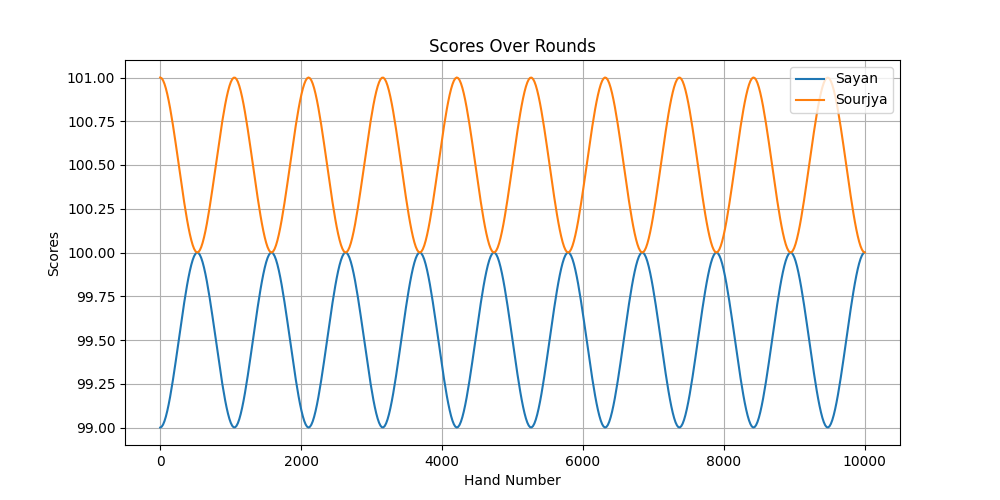

Recreate this plot in Python.
import pandas as pd
import matplotlib.pyplot as plt
import numpy as np
from scipy.interpolate import make_interp_spline

# Load the CSV data
file_path = "games.csv"  # Replace with the actual path to your CSV file
df = pd.read_csv(file_path)

# Interpolate data to create smooth curves
x = df["hand_no"]
x_new = np.linspace(
    x.min(), x.max(), 500
)  # Increase the number of points for smoothness

# Create smooth curves for Sayan and Sourjya
spl_sayan = make_interp_spline(x, df["Sayan"], k=3)
spl_sourjya = make_interp_spline(x, df["Sourjya"], k=3)

y_sayan_smooth = spl_sayan(x_new)
y_sourjya_smooth = spl_sourjya(x_new)

# Plot the smooth curves
plt.figure(figsize=(10, 5))
plt.plot(x_new, y_sayan_smooth, label="Sayan")
plt.plot(x_new, y_sourjya_smooth, label="Sourjya")
plt.title("Scores Over Rounds")
plt.xlabel("Hand Number")
plt.ylabel("Scores")
plt.legend()
plt.grid(True)
plt.savefig("analysis.png")
